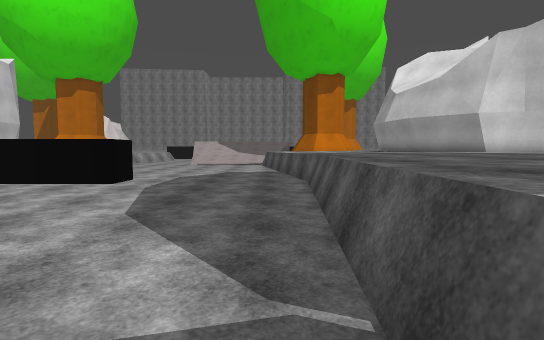
[1] (above)

14 first-person views from a walk through a 3-D level made in the Unity game engine. The camera is 1.4 m above the floor, tilts 4° down and sees 85° across. The floor is counted in squares, 1 m on a side. Each view is taken from the middle of a square. On the plan, view 1 faces up. The plan holds only what a view shows up to about 14 squares ahead; the rest is blank. The place goes on beyond the plan. The player is left out. Surface patterns are stand-ins for the level's own textures.

[2]
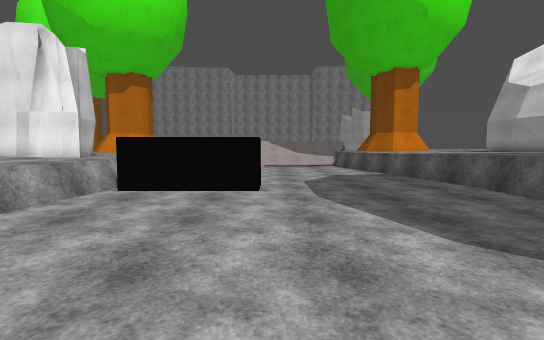

[3]
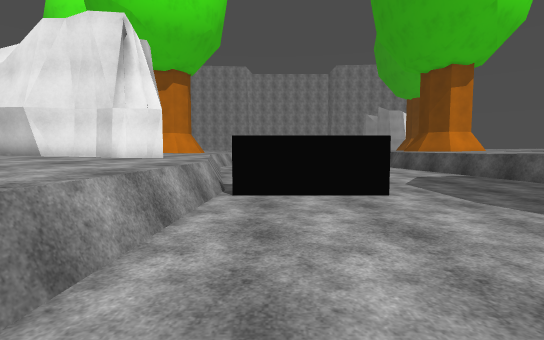

[4]
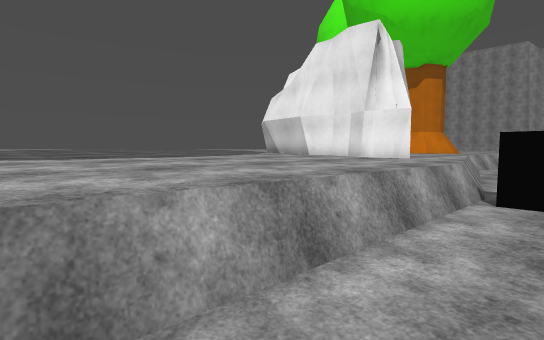

[5]
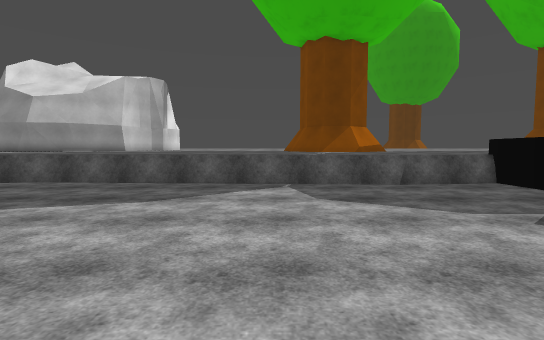

[6]
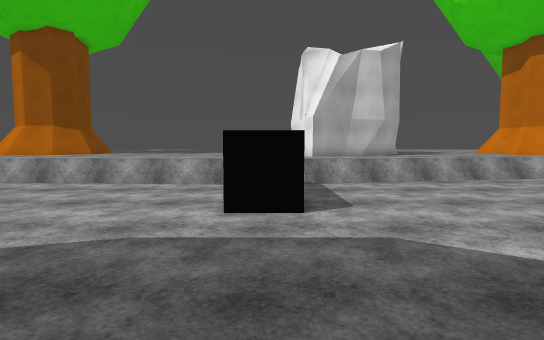

[7]
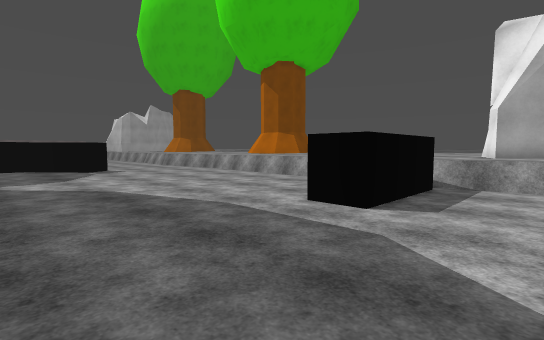

[8]
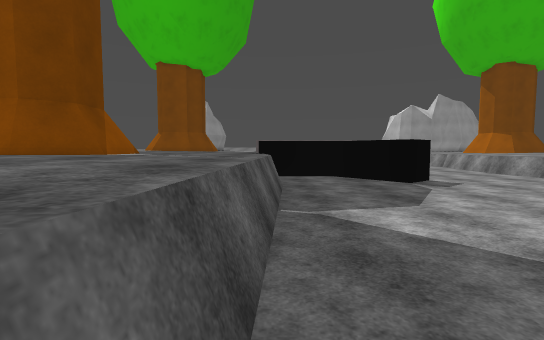

[9]
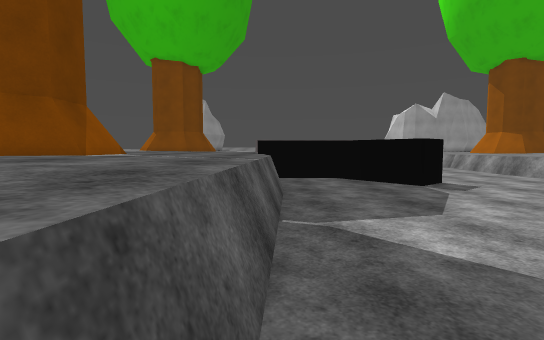

[10]
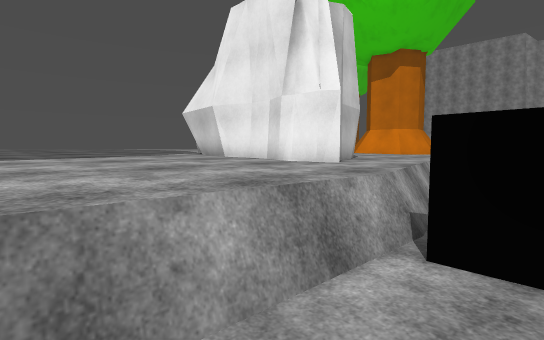

[11]
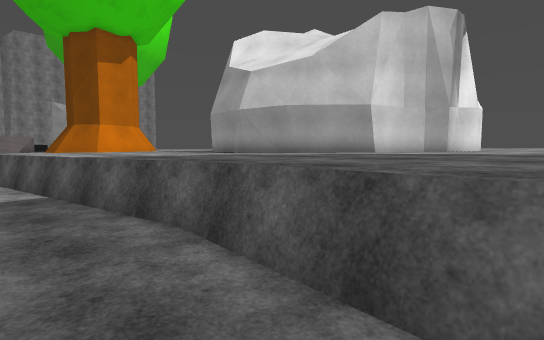

[12]
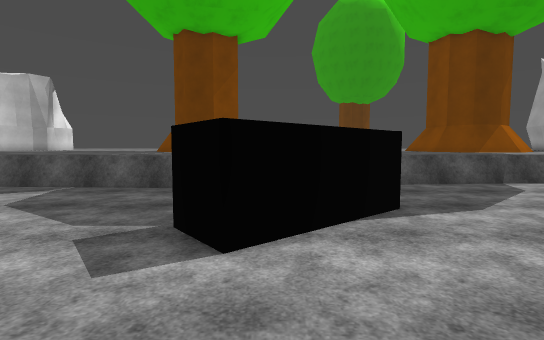

[13]
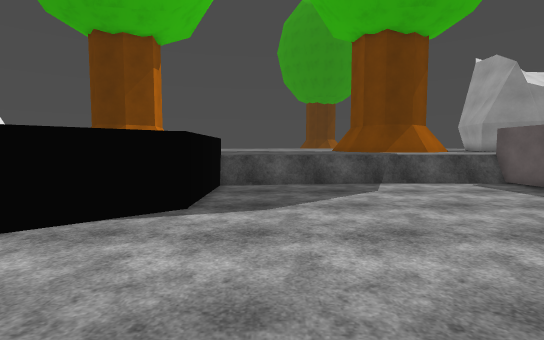

[14]
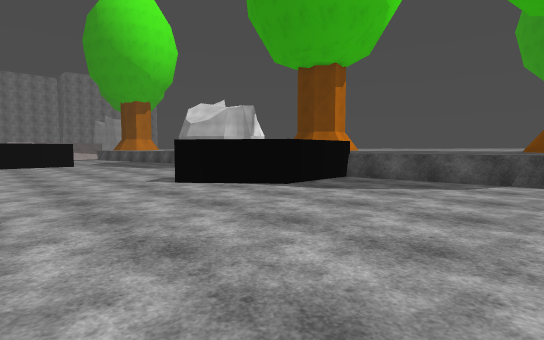

### Floor plan
Key: @ floor where view 1 was taken; # wall or solid block; . main floor; : floor 0.25 m higher than the main floor; + floor 0.5 m higher than the main floor; * floor 0.75 m higher than the main floor; % floor 1 m higher than the main floor; & floor 1.25 m higher than the main floor; / step, stairs or slope; = window, fence, low wall or low ledge.
Columns run from 18 left of view 1 to 13 right of it. Each row starts with its distance up from view 1.
 17   #%%=.............=&&&&&#
 16   ##%=#............=&&&&&##
 15 ####%%=............=&&&&&##
 14 %%%%%%=.............&&&&&&##
 13 %%%%%%=    #........=&&&&&&###
 12 %%%%%%*    #........=&&&&&&&&##
 11 %%%%%%+.............=&&&&&&&&&##
 10 %%%%%%+............./&&&&&&&&&
  9 %%%%%%:............./&&&&&&&&&
  8 %%%%%%:............/&&&&&&
  7 %%%%%%.............=&&&&&
  6 %%%%%%.............=&&&&&
  5 %%%%%%/............=&&&&
  4 %%%%%%/............=&&&&&
  3 %%%%%%.............=&&&&&&
  2     %/.............=&&&&&&=
  1        ............=&&&&&=#
  0        ...........@=&&&&=##
 -1        ............=&&&&=#
 -2        ............=&&&&=#
 -3        ............=&&&&&
 -4        .....#  ....=&& &&
 -5       .......   ...=&
 -6       .......      #&
 -7       :.......     #
 -8        ........#   #&
 -9        .............&&
-10        .............=&
-11       ..............=&
-12       ..............=&
-13       ..............=&
-14        .............=&
-15         ............=&
-16       .  ...........=&

Where each view was taken, in squares from view 1:
view 1: 0 up, 0 right, facing up
view 2: 2 up, 6 left, facing up
view 3: 3 up, 10 left, facing up
view 4: 3 up, 10 left, facing up-left
view 5: 3 up, 11 left, facing right
view 6: 13 up, 0 right, facing left
view 7: 17 up, 0 right, facing down-left
view 8: 9 up, 1 right, facing down
view 9: 8 up, 1 right, facing down
view 10: 8 up, 10 left, facing up-left
view 11: 8 up, 1 left, facing up-right
view 12: 5 down, 10 left, facing right
view 13: 10 down, 10 left, facing right
view 14: 16 down, 12 left, facing up-right
